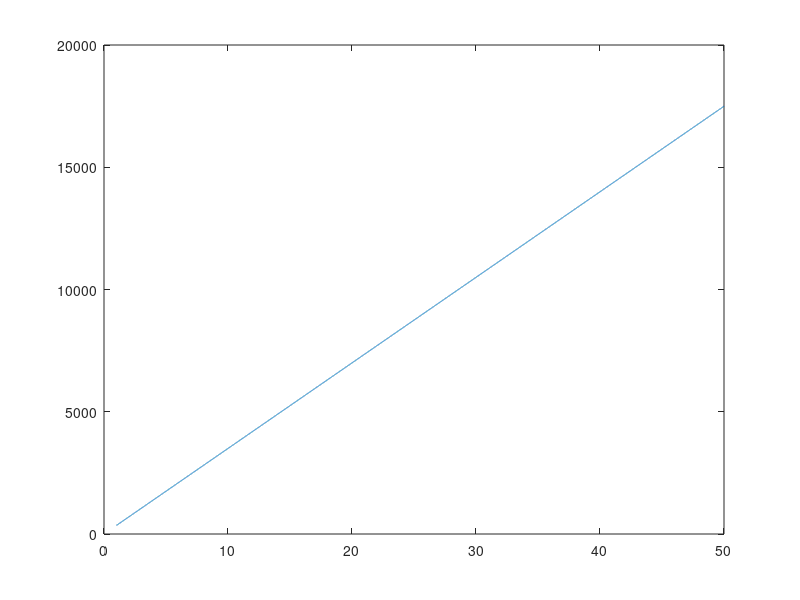

Here is the MATLAB script that generated this plot:
% close all; clf;clear
%% Gated dispersion constant
e_0 = 8.85e-12;
h = 6.626e-34/(2*pi);
c = 3e8;
e = 1.60218e-19; 
m_e = 9.109e-31; % Electron mass


Ns = 4.14e12 *1e4;

ep1 = 12.8;
ep2 = 3.7;
ms = .067*m_e; % Effective mass

d_in = 90e-6;
% Define a vector for the wavenumber
K = linspace(1/c,50/c, 2e4);

% Ando's expression
omega = Ns*e^2*K/ms./(ep2 + ep1*coth(K*d_in));
omega = sqrt(omega);

%% Chaplik gated expression
%   \O_p^2 = \frac{N_s e^2 k}{m^{\ast} \E}\left(1 + \frac{\E - 1}{\E + 1}\e^{-2k  k d}\right)

% ep2 = 9.5;
% d = 20e-9;
% omega = 2*pi*Ns*e2*q/(ms*ep2).*(1 + (ep2 - 1)/(ep2 + 1).*exp(-2*q*d));
% omega = sqrt(omega);


%% Expression from the Eguiluz
% Ns = 2e12 *1e4;
% ep0 = 3.7;
% eps = 12;
% epm = -1e6;
% ms = .2*m_e;
% d = 1e-5 * 1e-2;
% Bs = sqrt(q.^2 - omega.^2*eps);
% B0 = sqrt(q.^2 - omega.^2*ep0);
% Bm = sqrt(q.^2 - omega.^2*epm);
% omega_p = 8e15;
% gamma = (Bm*ep0 + B0*em).^-1 .*(Bm*ep0 - B0*em);

clf
% omega = z
plot(c*K,omega*c)
hold on
% plot(c*K,K*sqrt(ep1))
% set(gca,'Xscale','Log','Yscale','Log')